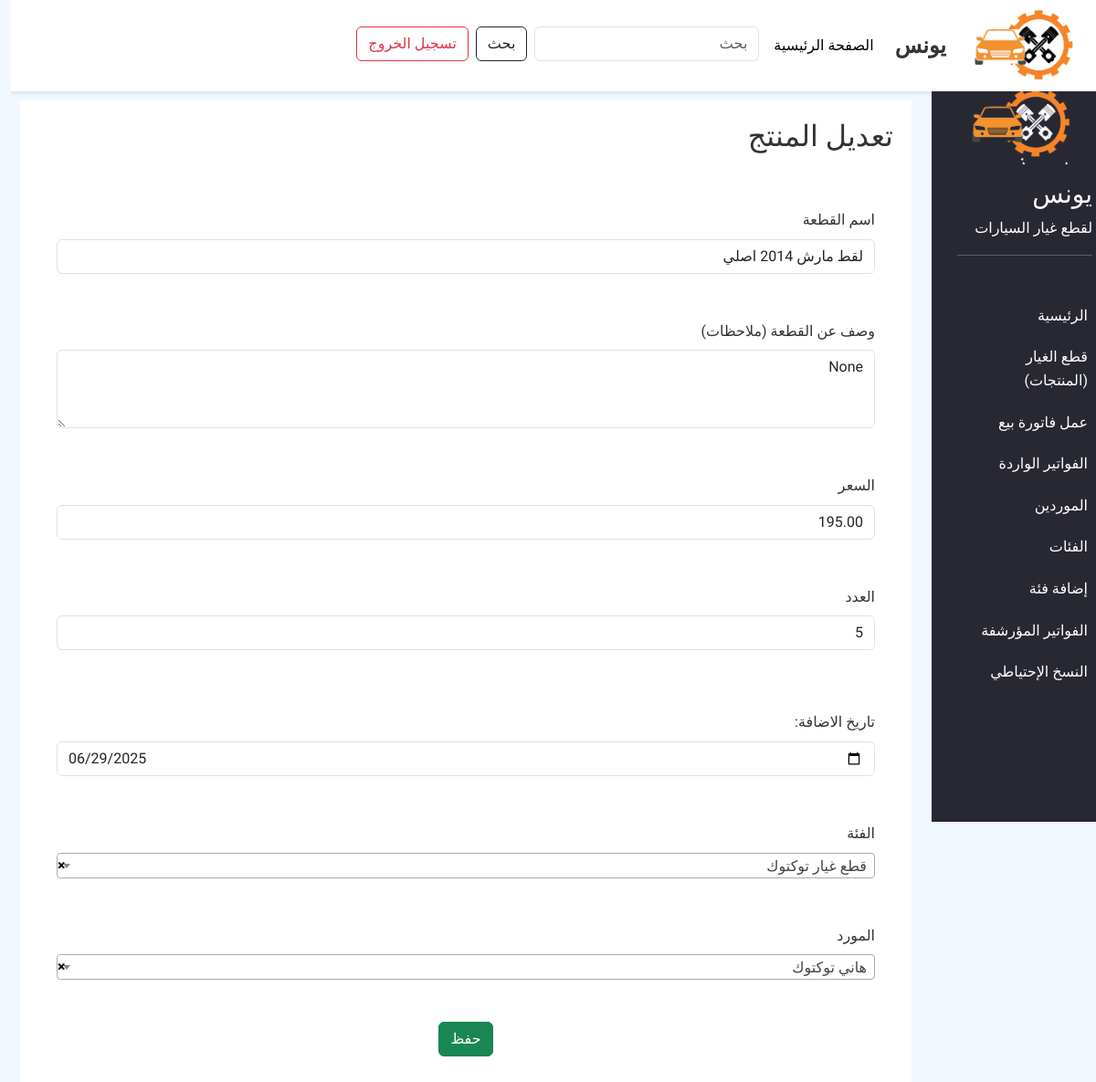
Page /edit-product/40 (signed in) on the earlier database version.
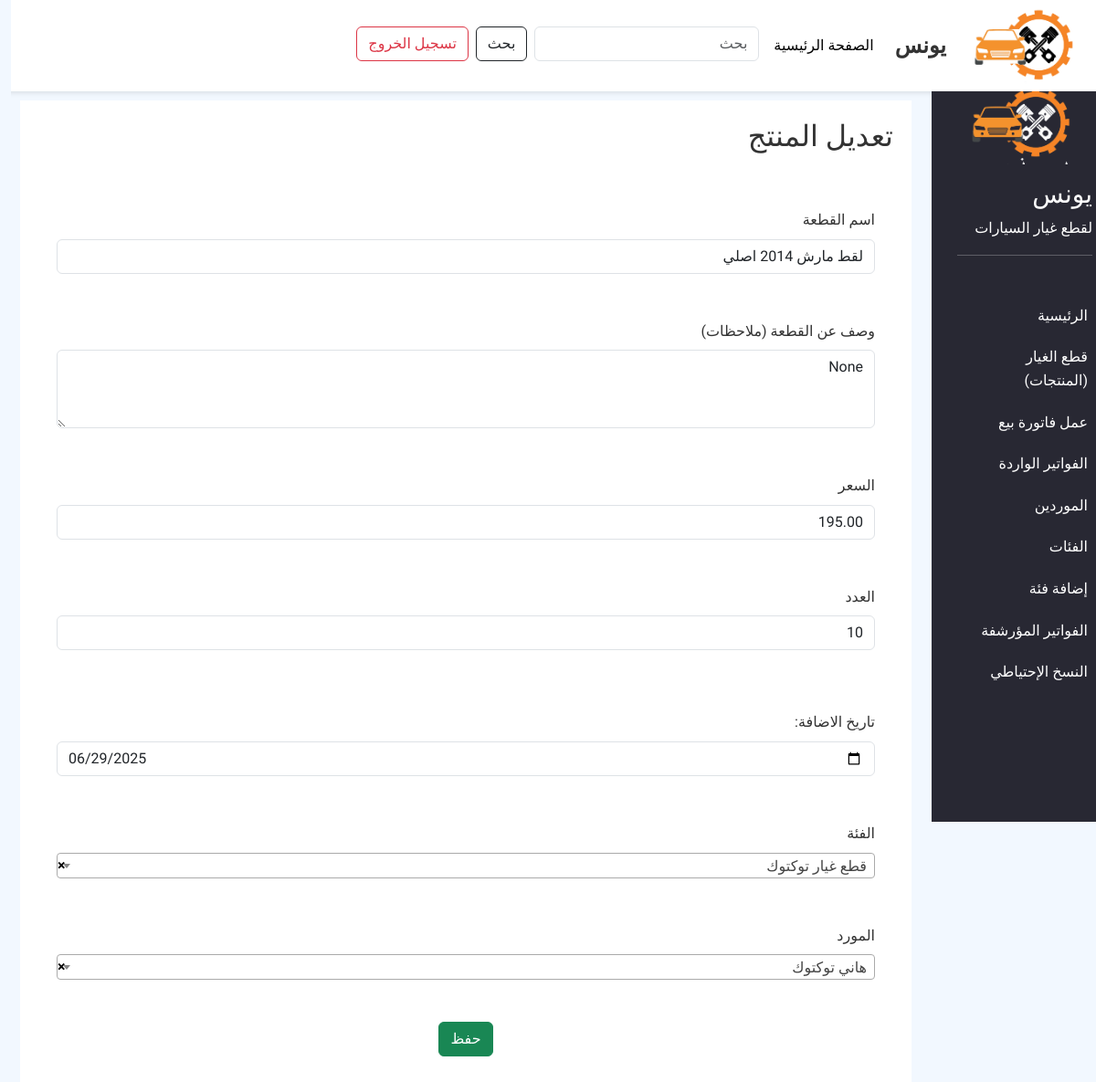
Same page on the later database version.
### CSP_app/models.py (models this page shows, shortened)
class SparePart(models.Model):
    name = models.CharField(max_length=100)
    qr_code = models.ImageField(upload_to='qr_codes', blank=True)
    qr_pdf = models.FileField(upload_to='qr_pdfs', blank=True)
    description = models.TextField(blank=True, null=True)
    price = models.DecimalField(max_digits=10, decimal_places=2)
    income_bill = models.ForeignKey(IncomeBill, on_delete=models.SET_NULL , related_name='spare_parts', null=True, blank=True)
    stock_quantity = models.PositiveIntegerField(default=0)
    category = models.ForeignKey(Category, on_delete=models.CASCADE, related_name='spare_parts')
    supplier = models.ForeignKey(Supplier, on_delete=models.CASCADE, related_name='spare_parts')
    is_available = models.BooleanField(default=True)
    date = models.DateField(null=True, blank=True)
    created_at = models.DateTimeField(auto_now_add=True)

### CSP_app/views.py (the view, shortened to what this page needs)
# urls.py: path('edit-product/<int:pk>', views.edit_product, name='edit_product'),
def edit_product(request,pk):
    if not request.user.is_authenticated:
        messages.error(request, "عفوا يجب عليك تسجيل الدخول اولا")
        return redirect('login')
    if request.user.is_superuser:
        product = get_object_or_404(SparePart, id=pk)
        categories = Category.objects.all()
        suppliers = Supplier.objects.all()
        context = {
            'product': product,
            'categories': categories,
            'suppliers': suppliers,
        }
        return render(request, 'edit_product.html', context)
    else:
        messages.error(request, "عفوا ليس لديك صلاحية هذه الصفحة")
        return redirect('home')

### templates/edit_product.html (shortened to what this page needs)
{% extends 'base.html' %}
{% block content %}
<div class="col-lg-10">
    <div class="content">
        <h2 style="padding: 20px;">
            تعديل المنتج
        </h2>
        <form method="POST">
            <div class="mb-3">
                <label for="exampleFormControlInput1" class="form-label">اسم القطعة</label>
                <input type="text" name="name" value="{{product.name}}" class="form-control" id="exampleFormControlInput1">
            </div>
            <div class="mb-3">
                <label for="exampleFormControlTextarea1" class="form-label">وصف عن القطعة (ملاحظات)</label>
                <textarea class="form-control" name="description" id="exampleFormControlTextarea1" rows="3">{{product.description}}</textarea>
            </div>
            <div class="mb-3">
                <label for="exampleFormControlInput1" class="form-label">السعر</label>
                <input type="text" name="price" value="{{product.price}}" class="form-control" id="exampleFormControlInput1">
            </div>
            <div class="mb-3">
                <label for="exampleFormControlInput1" class="form-label">العدد</label>
                <input type="number" name="quantity" value="{{product.stock_quantity}}" class="form-control" id="exampleFormControlInput1">
            </div>
            <div class="mb-3">
                <label class="form-label mt-3">تاريخ الاضافة:</label>
                <input type="date" value="{{ product.date|date:'Y-m-d' }}" name="date" class="form-control">
            </div>
            <div class="mb-3">
                <label for="exampleFormControlInput1" class="form-label">الفئة</label>
                <br>
            </div>
            <div class="mb-3">
                <label for="exampleFormControlInput1" class="form-label">المورد</label>
                <br>
            </div>
            <div class="d-flex justify-content-center">
                <button style="margin: 20px;" type="submit" class="btn btn-success">حفظ</button>
            </div>
        </form>
    </div>
</div>
{% endblock %}

Differences in the rows shown:
changed SparePart "None": quantity "5" → "10"
